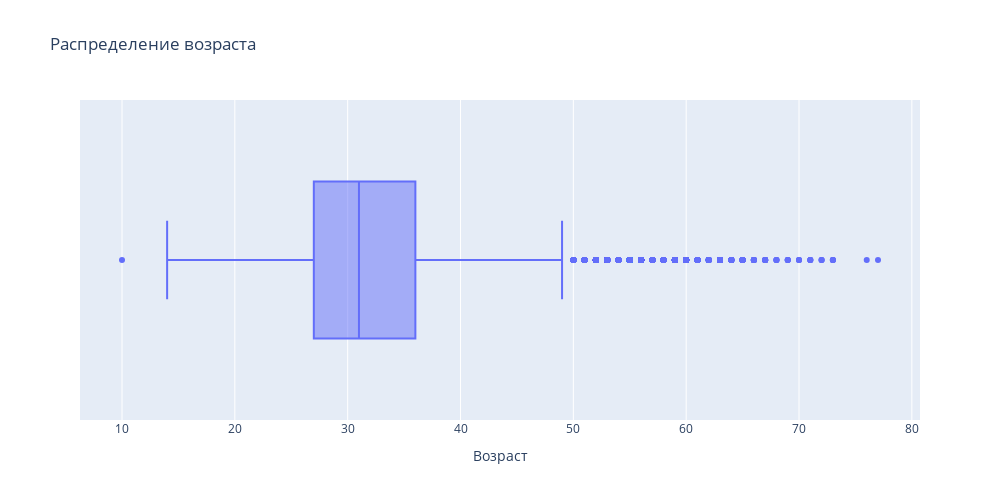

Here is the notebook cell this chart was saved with:
### Markdown cell above
1. Постройте распределение признака **"Возраст"**. Опишите распределение, отвечая на следующие вопросы: чему равна мода распределения, каковы предельные значения признака, в каком примерном интервале находится возраст большинства соискателей? Есть ли аномалии для признака возраста, какие значения вы бы причислили к их числу?
*Совет: постройте гистограмму и коробчатую диаграмму рядом.*

### Code cell
px.histogram(data_frame=hh_data, x='Возраст', height=500, width=1000, title='Распределение возраста')
px.box(data_frame=hh_data, x='Возраст', height=500, width=1000, title='Распределение возраста')

### Figure 1 — Plotly figure (JSON) as saved in the notebook; plotly's stock layout.template omitted (floating-point values rounded to 4 significant figures; data arrays with more than 128 entries replaced by an {"elided": "..."} marker saying what was removed)
{"data": [{"alignmentgroup": "True", "hovertemplate": "Возраст=%{x}<extra></extra>", "legendgroup": "", "marker": {"color": "#636efa"}, "name": "", "notched": false, "offsetgroup": "", "orientation": "h", "showlegend": false, "type": "box", "x": {"elided": "44744 int values"}, "x0": " ", "xaxis": "x", "y0": " ", "yaxis": "y"}], "layout": {"boxmode": "group", "height": 500, "legend": {"tracegroupgap": 0}, "title": {"text": "Распределение возраста"}, "width": 1000, "xaxis": {"anchor": "y", "domain": [0, 1], "title": {"text": "Возраст"}}, "yaxis": {"anchor": "x", "domain": [0, 1]}}}
